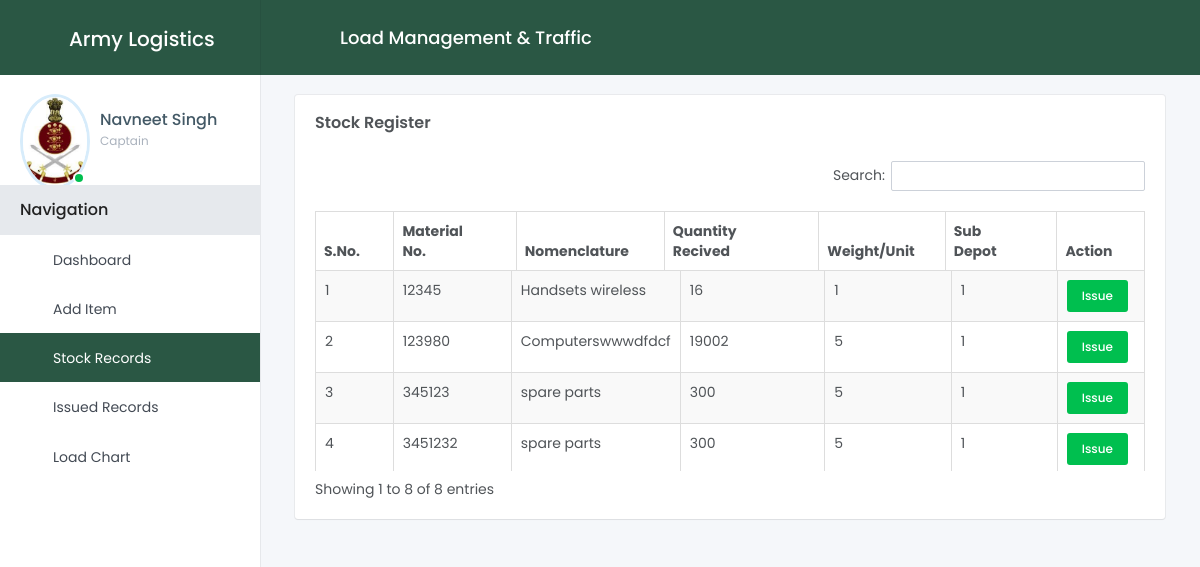
Page /sd/1/ (signed in) on the committed database.
### armyapp/models.py (models this page shows)
class stock(models.Model):
    materialno=models.CharField(unique=True,max_length=50)
    nomenclature = models.CharField(max_length=50)
    quantityrecieved = models.IntegerField()
    wtratio = models.IntegerField()
    subdepot = models.IntegerField()

### armyapp/views.py (the view)
# urls.py: url(r'^sd/(?P<depoid>[\w-]+)/$', deposhow),
@login_required(login_url='/login')
def deposhow(request,depoid):
    depoid1=int(depoid)
    item = stock.objects.all().filter(subdepot=depoid1)
    return render(request,"depo.html",{'title':'Sub Depot','header':'Army Logistics','stocks':item,'htitle':'Load Management & Traffic'})

### armyapp/templates/depo.html (shortened to what this page needs)
<!DOCTYPE html>
<html lang="en">
<head>
	<link rel="stylesheet" href="/static/assets/styles/style.min.css">
	<link rel="stylesheet" href="/static/assets/fonts/material-design/css/materialdesignicons.css">
	<link rel="stylesheet" href="/static/assets/plugin/mCustomScrollbar/jquery.mCustomScrollbar.min.css">
	<link rel="stylesheet" href="/static/assets/plugin/waves/waves.min.css">
	<link rel="stylesheet" href="/static/assets/plugin/sweet-alert/sweetalert.css">
	<link rel="stylesheet" href="/static/assets/plugin/datatables/media/css/dataTables.bootstrap.min.css">
	<link rel="stylesheet" href="/static/assets/plugin/datatables/extensions/Responsive/css/responsive.bootstrap.min.css">
</head>
<body>
<div class="main-menu">
	<header class="header">
		<a href="/" class="logo"><i class="ico mdi mdi-cube-outline"></i>{{header}}</a>
		<div class="user">
			<a href="#" class="avatar"><img src="/static/assets/images/police2.jpg" alt=""><span class="status online"></span></a>
			<h5 class="name"><a href="profile.html">Navneet Singh</a></h5>
			<h5 class="position">Captain</h5>
		</div>
	</header>
	<div class="content">
		<div class="navigation">
			<h5 class="title">Navigation</h5>
			<ul class="menu js__accordion">
				<li >
					<a class="waves-effect" href="/"><i class="menu-icon mdi mdi-view-dashboard"></i><span>Dashboard</span></a>
				</li>
				<li>
					<a class="waves-effect " href="/addnew"><i class="menu-icon mdi mdi-desktop-mac"></i><span>Add Item</span></a>
				</li>
				<li class="current">
					<a class="waves-effect " href="/stocktable"><i class="menu-icon mdi mdi-cube-outline"></i><span>Stock Records</span></a>
				</li>
				<li>
					<a class="waves-effect" href="/issueregister"><i class="menu-icon mdi mdi-cube-outline"></i><span>Issued Records</span></a>
				</li>
				<li>
					<a class="waves-effect" href="/loadchart"><i class="menu-icon mdi mdi-calendar"></i><span>Load Chart</span></a>
				</li>
			</ul>
		</div>
	</div>
</div>
<div class="fixed-navbar">
	<div class="pull-left">
		<button type="button" class="menu-mobile-button glyphicon glyphicon-menu-hamburger js__menu_mobile"></button>
		<h1 class="page-title">{{htitle}}</h1>
	</div>
	<div class="pull-right">
		<a href="/logout" class="ico-item mdi mdi-logout "></a>
	</div>
</div>
<div id="wrapper">
	<div class="main-content">
		<div class="row small-spacing">
			<div class="col-xs-12">
			<div class="col-xs-12">
				<div class="box-content">
					<h4 class="box-title">Stock Register</h4>
					<table id="example-scroll-y" class="table table-striped table-bordered display" style="width:100%">
						<thead>
							<tr>
								<th>S.No.</th>
								<th>Material No.</th>
								<th>Nomenclature</th>
								<th>Quantity Recived</th>
								<th>Weight/Unit</th>
								<th>Sub Depot</th>
								<th>Action</th>
							</tr>
						</thead>
						<tbody>
						{% for x in stocks %}
							<tr>
								<td>{{ forloop.counter}}</td>
								<td>{{x.materialno}}</td>
								<td>{{x.nomenclature}}</td>
								<td>{{x.quantityrecieved}}</td>
								<td>{{x.wtratio}}</td>
								<td>{{x.subdepot}}</td>
								<td><a href="/issueaction/{{x.materialno}}"><button type="button" class="btn btn-success btn-xs waves-effect waves-light">Issue</button> </a></td>
							</tr>
						{% endfor %}
						</tbody>
					</table>
				</div>
			</div>
		</div>
	</div>
</div>
</body>
</html>

### rows in the picture
stock: materialno "12345", nomenclature "Handsets wireless", quantityrecieved "16", wtratio "1", subdepot "1"
stock: materialno "123980", nomenclature "Computerswwwdfdcf", quantityrecieved "19002", wtratio "5", subdepot "1"
stock: materialno "345123", nomenclature "spare parts", quantityrecieved "300", wtratio "5", subdepot "1"
stock: materialno "3451232", nomenclature "spare parts", quantityrecieved "300", wtratio "5", subdepot "1"

### other values in the picture
{{ header }} "Army Logistics"
{{ htitle }} "Load Management & Traffic"
